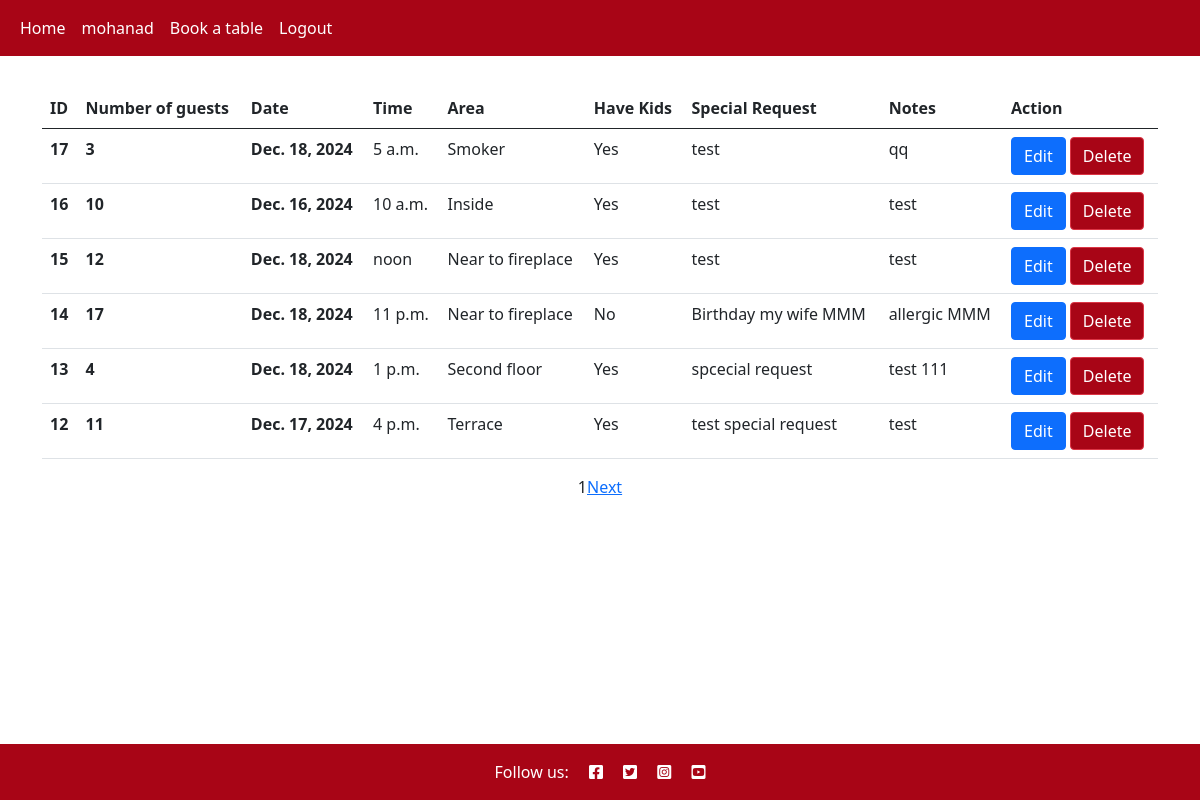
The app's page /reservations/ (signed in) with its own data.
### reservation/models.py (models this page shows)
class Reservation(models.Model):
    date = models.DateField()
    time = models.TimeField()
    area = models.IntegerField(choices=AREAS, default=0)
    how_many_people = models.IntegerField(
        default=1,
        validators=[
            MaxValueValidator(25),
            MinValueValidator(1)
        ])
    customer = models.ForeignKey(User, on_delete=models.CASCADE)
    have_kids = models.BooleanField(default=False)
    special_request = models.CharField(max_length=250, null=True)
    note = models.TextField(null=True)
    created_on = models.DateTimeField(auto_now_add=True)

### reservation/views.py (the view)
def reservation_list(request):
    temp_reservations = Reservation.objects.filter(
        customer=request.user).order_by("-created_on")
    p = Paginator(temp_reservations, 6)
    page_number = (
        1 if request.GET.get('page')
        is None else request.GET.get('page'))
    try:
        page_obj = p.get_page(page_number)  # returns the desired page object
    except PageNotAnInteger:
        page_obj = p.page(1)
    except EmptyPage:
        page_obj = p.page(p.num_pages)
    context = {'page_obj': page_obj, 'reservations': p.page(page_number)}
    return render(request, 'reservation/reservation_list.html', context)

### reservation/templates/reservation/reservation_list.html (shortened to what this page needs)
{% extends 'base.html' %}
{% block content %}
{% load static%}
<div class="container mt-3">
<table class="table">
    <thead>
      <tr>
        <th scope="col">ID</th>
        <th scope="col">Number of guests</th>
        <th scope="col">Date</th>
        <th scope="col">Time</th>
        <th scope="col">Area</th>
        <th scope="col">Have Kids</th>
        <th scope="col">Special Request</th>
        <th scope="col">Notes</th>
        <th scope="col">Action</th>
      </tr>
    </thead>
    <tbody>
        {% for reservation in reservations %}
      <tr>
        <th scope="row">{{reservation.id}}</th>
        <th scope="row">{{reservation.how_many_people}}</th>
        <th scope="row">{{reservation.date}}</th>
        <td>{{reservation.time}}</td>
        <td>{% if reservation.area == 0 %}Near to fireplace{% elif reservation.area == 1%}Terrace{% elif reservation.area == 2 %}Smoker{% elif reservation.area == 3%}Inside{% elif reservation.area == 4%}Second floor{%endif%}</td>
        <td>{% if reservation.have_kids %}Yes {%else%}No {%endif%}</td>
        <td>{{reservation.special_request}}</td>
        <td>{{reservation.note}}</td>
        <td>
            <a href="../reservations/edit_reservation/{{reservation.id}}" class="btn btn-primary btn-edit" data-reservation_id="{{reservation.id}}" >
               Edit
            </a>
            <button class="btn btn-danger btn-delete" data-reservation_id="{{reservation.id}}" data-bs-target="#deleteModal" data-bs-toggle="modal">
               Delete
            </button>
        </td>
      </tr>
        {% endfor%}
    </tbody>
  </table>
  <div class="d-flex justify-content-center">
    <span>{{page_obj.number}}</span>
    {%if page_obj.has_next %}
        <a href="?page={{page_obj.next_page_number}}" class="ml-2" >Next</a>
    {% endif %}
</div>
</div>
{% endblock content%}

### templates/base.html (shortened to what this page needs)
{% load static %}
{% url 'account_login' as login_url %}
{% url 'account_signup' as signup_url %}
{% url 'account_logout' as logout_url %}
<!DOCTYPE html>
<html class="h-100" lang="en">
<head>
    <link rel="stylesheet" href="https://cdnjs.cloudflare.com/ajax/libs/font-awesome/5.15.3/css/all.min.css">
    <link href="https://cdn.jsdelivr.net/npm/bootstrap@5.0.1/dist/css/bootstrap.min.css" rel="stylesheet"
>
    <link rel="stylesheet" href="{% static 'css/style.css' %}" type="text/css">
</head>
<body class="d-flex flex-column h-100 main-bg">
    <nav class="navbar navbar-expand-lg navbar-light red-bg-nav mb-3">
        <div class="container-fluid">
            <div class="collapse navbar-collapse" id="navbarText">
                <ul class="navbar-nav me-auto mb-2 mb-lg-0">
                    <li class="nav-item">
                        <a class="nav-link text-white {% if request.path == home_url %}active{% endif %}" aria-current="page"
                            href="/">Home</a>
                    </li>
                    {% if user.is_authenticated %}
                    <li class="nav-item">
                        <a class="nav-link text-white {% if request.path == logout_url %}active{% endif %}" aria-current="page" href="{% url 'reservation_list' %}">{{user.username}}</a>
                    </li>
                    <li class="nav-item">
                        <a class="nav-link text-white {% if request.path == logout_url %}active{% endif %}" aria-current="page" href="{% url 'reservation' %}">Book a table</a>
                    </li>
                    <li class="nav-item">
                        <a class="nav-link text-white {% if request.path == logout_url %}active{% endif %}" aria-current="page" href="{% url 'account_logout' %}">Logout</a>
                    </li>
                    {% endif %}
                </ul>
            </div>
        </div>
    </nav>
    <main class="flex-shrink-0 main-bg">
        {% block content %}
        {% endblock content %}
    </main>
    <footer class="footer mt-auto py-3 dark-bg">
        <p class="m-0 text-center text-white">Follow us:
            <a href="https://www.facebook.com" target="_blank" aria-label="Facebook link"> <i class="fab fa-facebook-square ms-3 text-white"></i></a>
           <a href="https://www.twitter.com"  target="_blank" aria-label="Twitter link"> <i class="fab fa-twitter-square ms-3 text-white"></i></a>
           <a href="https://www.instagram.com"  target="_blank" aria-label="Instagram link"> <i class="fab fa-instagram-square ms-3 text-white"></i></a>
           <a href="https://www.youtube.com"  target="_blank" aria-label="Youtube link"> <i class="fab fa-youtube-square ms-3  text-white"></i></a>
        </p>
    </footer>
</body>
</html>

### static/css/style.css (style rules this page uses)
:root { --primary-color:#A80516; }
* { padding: 0; margin: 0; }
footer { background-color: var(--primary-color); }
.red-bg-nav { background-color: var(--primary-color); color: white; }
.btn-danger { background-color: var(--primary-color); }

### records on screen
Reservation: id "17", how_many_people "3", date "Dec. 18, 2024", time "5 a.m.", area "Smoker", have_kids "Yes", special_request "test", note "qq"
Reservation: id "16", how_many_people "10", date "Dec. 16, 2024", time "10 a.m.", area "Inside", have_kids "Yes", special_request "test", note "test"
Reservation: id "15", how_many_people "12", date "Dec. 18, 2024", time "noon", area "Near to fireplace", have_kids "Yes", special_request "test", note "test"
Reservation: id "14", how_many_people "17", date "Dec. 18, 2024", time "11 p.m.", area "Near to fireplace", have_kids "No", special_request "Birthday my wife MMM", note "allergic MMM"
Reservation: id "13", how_many_people "4", date "Dec. 18, 2024", time "1 p.m.", area "Second floor", have_kids "Yes", special_request "spcecial request", note "test 111"
Reservation: id "12", how_many_people "11", date "Dec. 17, 2024", time "4 p.m.", area "Terrace", have_kids "Yes", special_request "test special request", note "test"

### other values on screen
{{ user.username }} "mohanad"
{{ page_obj.number }} "1"
